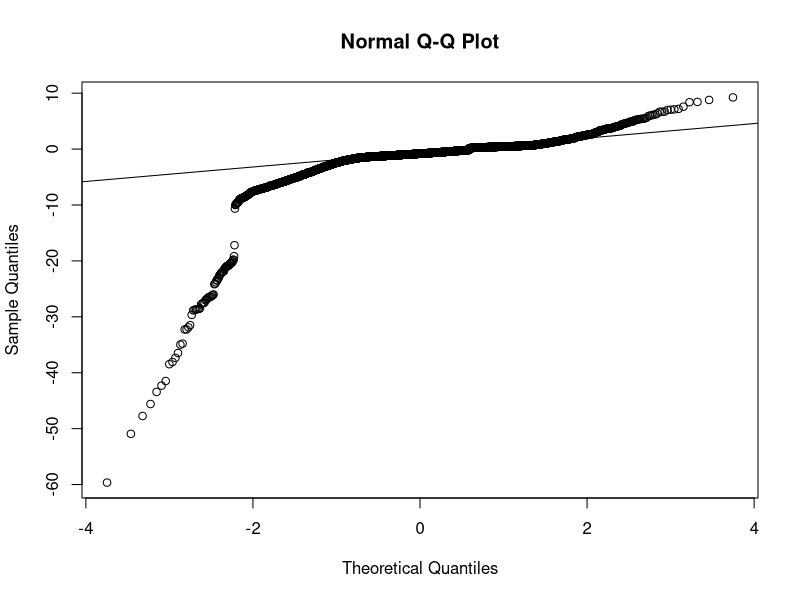
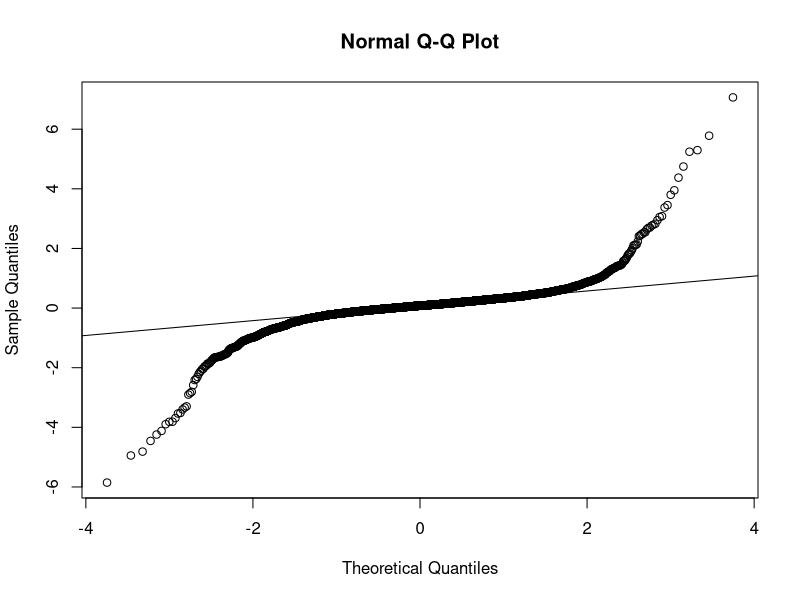
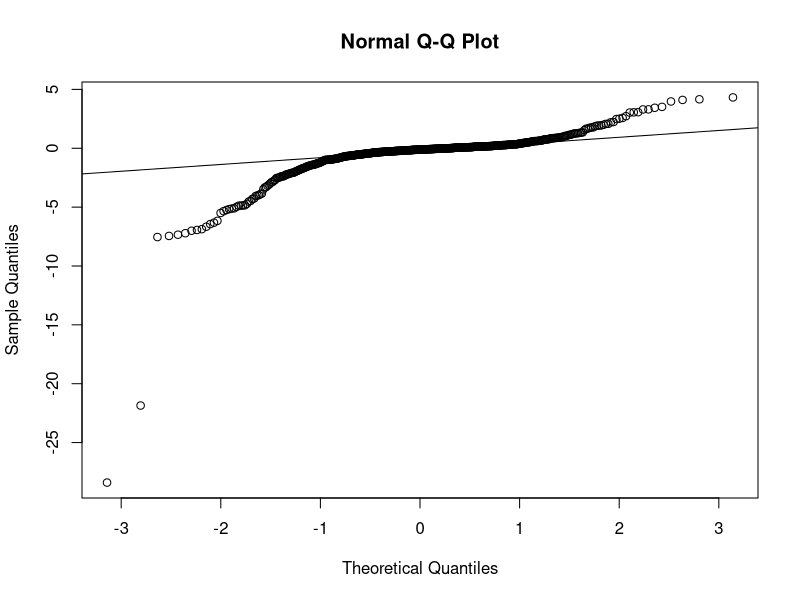
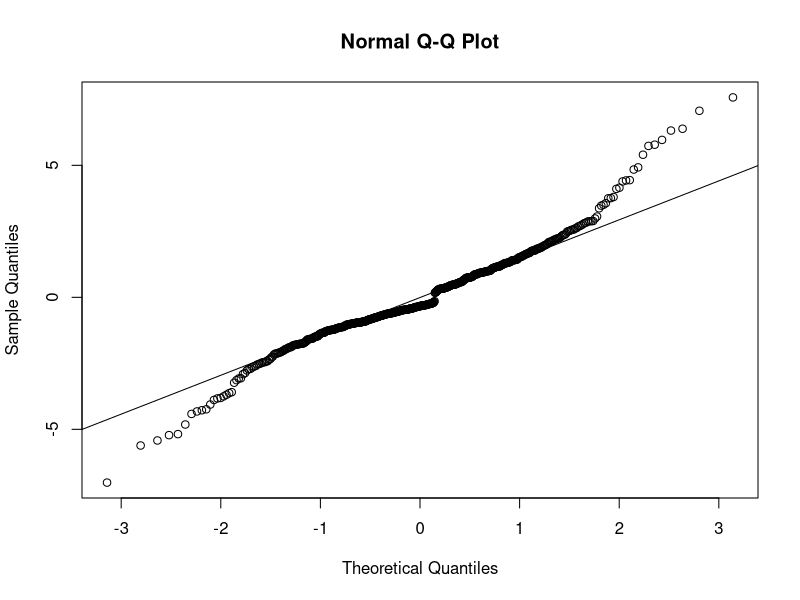
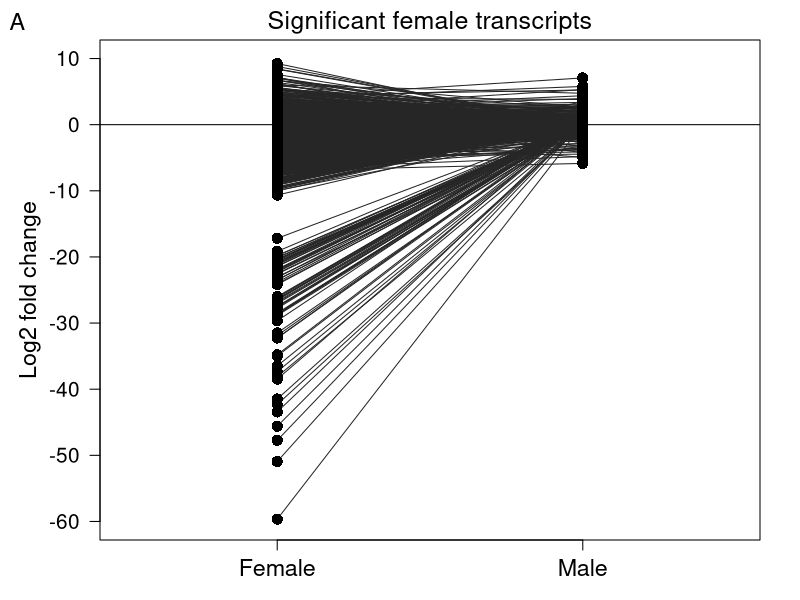
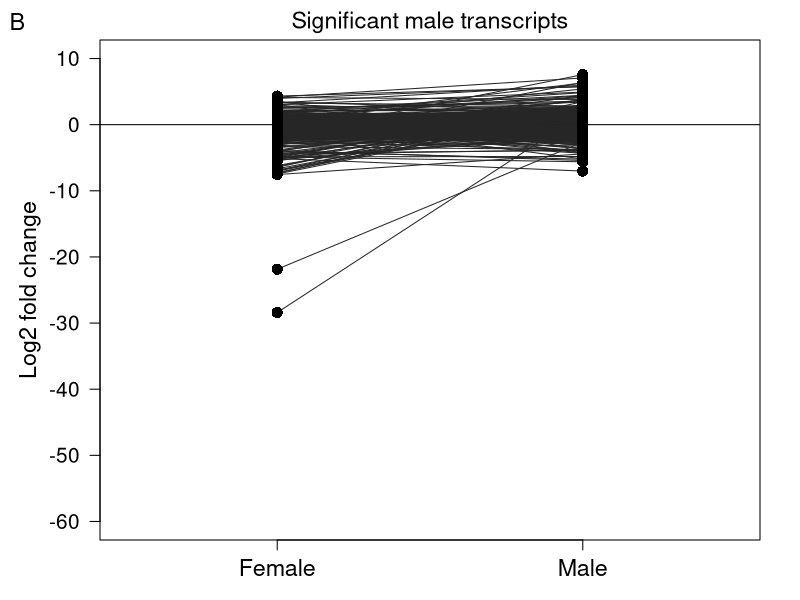
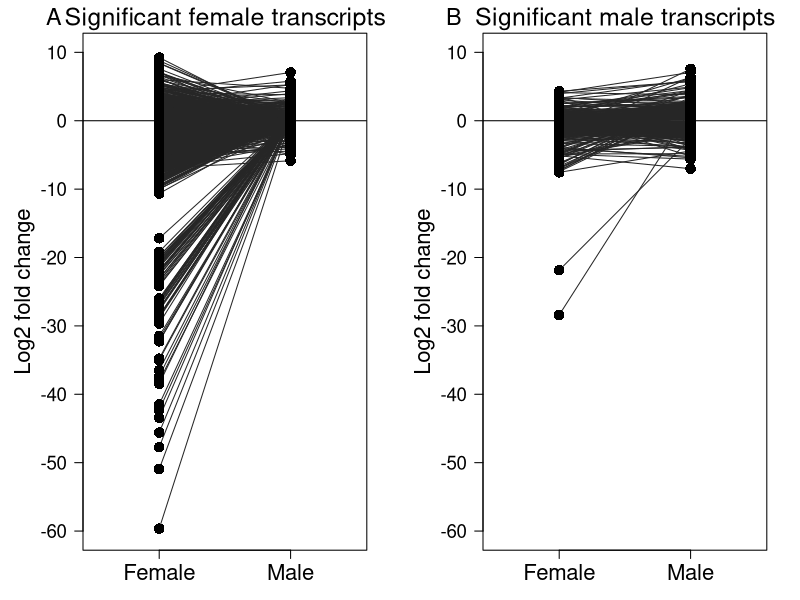

Write the R code that produced these figures, in order.
################################################################################################
########################### DIFFERENCES IN LOG2FOLD BETWEEN THE SEXES ##########################
################################################################################################


# Set working directory
setwd("~/Library/CloudStorage/Box-Box/Work/Experiments/Drosophila/FLX/5.FLXchromosomeSwap/R/ExpressionData/Both/LogFold")

# Read in files with data
FLXswapL2F.data <- read.table(file = "FLXswapL2Fres.csv", h = T, sep = ",", stringsAsFactors = T)
FLXswapL2Fabs.data <- read.table(file = "FLXswapL2Fabsres.csv", h = T, sep = ",", stringsAsFactors = T)
Fsig.data <- read.table(file = "AllsigFemaleres.csv", h = T, sep = ",", stringsAsFactors = T)
Msig.data <- read.table(file = "AllsigMaleres.csv", h = T, sep = ",", stringsAsFactors = T)


##########################################  STATISTIC  #########################################


##### MAX LOG2FOLD IN FEMALES #####

# First subset the data to match the female significant data set
SigFl2f <- subset(FLXswapL2F.data, FLXswapL2F.data$gene.id %in% Fsig.data$V1)

# Next subset the data to find the max in only female and male values 
SigFl2fmaxf <- SigFl2f[,c(2:7)]
SigFl2fmaxm <- SigFl2f[,c(8:13)]

# Find the max value for each gene among the female contrasts
maxcolumnF <- colnames(SigFl2fmaxf)[max.col(abs(SigFl2fmaxf))]

# Next make a new data set
maxvaluesF <- data.frame(colName = maxcolumnF)
maxvaluesF$gene.id <- SigFl2f$gene.id
maxvaluesF$valueF <- character(5573)
for(i in 1:5573) { maxvaluesF$valueF[i] <- SigFl2fmaxf[i, names(SigFl2fmaxf[i,]) %in% maxvaluesF$colName[i] ] }
maxvaluesF$valueF <- as.numeric(maxvaluesF$valueF)
# Change female to male in the names so they can match with the male data
maxvaluesF$colName <- gsub("f", "m", maxvaluesF$colName)
# Now add the male
maxvaluesF$valueM <- character(5573)
for(i in 1:5573) { maxvaluesF$valueM[i] <- as.numeric(SigFl2fmaxm[i, names(SigFl2fmaxm[i,]) %in% maxvaluesF$colName[i] ]) }
maxvaluesF$valueM <- as.numeric(maxvaluesF$valueM)

# Next test for normality
# Female
qqnorm(maxvaluesF$valueF)
qqline(maxvaluesF$valueF)
# No

# Male
qqnorm(maxvaluesF$valueM)
qqline(maxvaluesF$valueM)
# No


# Because the data is not normally distributed, I'll use spearman for the method
# Do a correlation test between the number of transcripts between groups in females and males
cor.test(maxvaluesF$valueF, maxvaluesF$valueM, method = "spearman")
# P < 2.2e-16

# Is the correlation negative or positive?
cor.test(maxvaluesF$valueF, maxvaluesF$valueM, method = "spearman", alternative = "less")
# Yes, negative, P < 2.2e-16

# We also do a Wilcoxon rank sum test
wilcox.test(abs(maxvaluesF$valueF), abs(maxvaluesF$valueM))
# P < 2.2e-16

median(abs(maxvaluesF$valueF))
median(abs(maxvaluesF$valueM))


##### MAX LOG2FOLD IN MALES #####

# First subset the data to match the female significant data set
SigMl2f <- subset(FLXswapL2F.data, FLXswapL2F.data$gene.id %in% Msig.data$V1)

# Next subset the data to find the max in only male and female values 
SigMl2fmaxm <- SigMl2f[,c(8:13)]
SigMl2fmaxf <- SigMl2f[,c(2:7)]

# Find the max value for each gene among the male contrasts
maxcolumnM <- colnames(SigMl2fmaxm )[max.col(abs(SigMl2fmaxm ))]

# Next make a new data set
maxvaluesM <- data.frame(colName = maxcolumnM)
maxvaluesM$gene.id <- SigMl2f$gene.id
maxvaluesM$valueM <- character(596)
for(i in 1:596) { maxvaluesM$valueM[i] <- SigMl2fmaxm[i, names(SigMl2fmaxm[i,]) %in% maxvaluesM$colName[i] ] }
maxvaluesM$valueM <- as.numeric(maxvaluesM$valueM)

# Change male to female in the names so they can match with the female data
maxvaluesM$colName <- gsub("m", "f", maxvaluesM$colName)

# Now add the male
maxvaluesM$valueF <- character(596)
for(i in 1:596) { maxvaluesM$valueF[i] <- as.numeric(SigMl2fmaxf[i, names(SigMl2fmaxf[i,]) %in% maxvaluesM$colName[i] ]) }
maxvaluesM$valueF <- as.numeric(maxvaluesM$valueF)


# Next test for normality
# Female
shapiro.test(maxvaluesM$valueF)
# P < 2.2e-16
qqnorm(maxvaluesM$valueF)
qqline(maxvaluesM$valueF)
# No

# Male
shapiro.test(maxvaluesM$valueM)
# P = 7.329e-11
qqnorm(maxvaluesM$valueM)
qqline(maxvaluesM$valueM)
# No

# Because the data is not normally distributed, I'll use spearman for the method
# Do a correlation test between the number of transcripts between groups in females and males
cor.test(maxvaluesM$valueF, maxvaluesM$valueM, method = "spearman")
# P < 2.2e-16

# Is the correlation negative or positive?
cor.test(maxvaluesM$valueF, maxvaluesM$valueM, method = "spearman", alternative = "greater")
# Yes, positive, P < 2.2e-16


# We also do a Wilcoxon rank sum test
wilcox.test(abs(maxvaluesM$valueF), abs(maxvaluesM$valueM))
# P < 2.2e-16

median(abs(maxvaluesM$valueF))
median(abs(maxvaluesM$valueM))



#########################################  PLOT DATA  #########################################


##### PLOT FEMALE DATA #####

# Add an extra column for plotting
maxvaluesF$fx <- as.factor(rep("A", 5573))
maxvaluesF$mx <- as.factor(rep("B", 5573))

# The plot
pdf("L2FchangeF.pdf", family = "serif", width = 7, height = 7)

par(mar = c(3, 5, 2, 2))
plot(NULL, xlim = c(0.5, 2.5), xlab = "", xaxt = "n", ylim = c(-60, 10), ylab = "Log2 fold change", cex.axis = 1.25, cex.lab = 1.4, las = 1,
     main = "Significant female transcripts", cex.main = 1.5, font.main = 1)
# Add points
abline(h=0)
segments(1, maxvaluesF$valueF, 2, maxvaluesF$valueM, cex = 1.3, col = "gray15")
stripchart(maxvaluesF$valueF ~ maxvaluesF$fx, add = T, vertical = T, pch = 16, cex = 1.5, col = "black", at = 1)
stripchart(maxvaluesF$valueM ~ maxvaluesF$mx, add = T, vertical = T, pch = 16, cex = 1.5, col = "black", at = 2)
axis(1, at = c(1:2), cex.axis = 1.4, labels = c("Female", "Male"))
mtext("A", side = 3, line = 0.3, at = 0.15, cex = 1.4)

dev.off()



##### PLOT MALE DATA #####

# Add an extra column for plotting
maxvaluesM$fx <- as.factor(rep("A", 596))
maxvaluesM$mx <- as.factor(rep("B", 596))

# The plot
pdf("L2FchangeM.pdf", family = "serif", width = 7, height = 7)

par(mar = c(3, 5, 2, 2))
plot(NULL, xlim = c(0.5, 2.5), xlab = "", xaxt = "n", ylim = c(-60, 10), ylab = "Log2 fold change", cex.axis = 1.25, cex.lab = 1.4, las = 1, 
     main = "Significant male transcripts", cex.main = 1.4, font.main = 1)
# Add points and lines
abline(h=0)
segments(1, maxvaluesM$valueF, 2, maxvaluesM$valueM, cex = 1.3, col = "gray15")
stripchart(maxvaluesM$valueF ~ maxvaluesM$fx, add = T, vertical = T, pch = 16, cex = 1.5, col = "black", at = 1)
stripchart(maxvaluesM$valueM ~ maxvaluesM$mx, add = T, vertical = T, pch = 16, cex = 1.5, col = "black", at = 2)
axis(1, at = c(1:2), cex.axis = 1.4, labels = c("Female", "Male"))
mtext("B", side = 3, line = 0.3, at = 0.15, cex = 1.4)

dev.off()


##### COMBINED PLOT #####

# The plot
pdf("L2FchangeBoth.pdf", family = "serif", width = 14, height = 7)

layout(matrix(c(1, 2), 2, 2, byrow = TRUE))
par(mar = c(3, 5, 2, 2))
# First plot, females
plot(NULL, xlim = c(0.5, 2.5), xlab = "", xaxt = "n", ylim = c(-60, 10), ylab = "Log2 fold change", cex.axis = 1.35, cex.lab = 1.6, las = 1,
     main = "Significant female transcripts", cex.main = 1.8, font.main = 1)
# Add points
abline(h=0)
segments(1, maxvaluesF$valueF, 2, maxvaluesF$valueM, cex = 1.3, col = "gray15")
stripchart(maxvaluesF$valueF ~ maxvaluesF$fx, add = T, vertical = T, pch = 16, cex = 1.7, col = "black", at = 1)
stripchart(maxvaluesF$valueM ~ maxvaluesF$mx, add = T, vertical = T, pch = 16, cex = 1.7, col = "black", at = 2)
axis(1, at = c(1:2), cex.axis = 1.6, labels = c("Female", "Male"))
mtext("A", side = 3, line = 0.3, at = 0.2, cex = 1.4)
# Second plot, males
plot(NULL, xlim = c(0.5, 2.5), xlab = "", xaxt = "n", ylim = c(-60, 10), ylab = "Log2 fold change", cex.axis = 1.35, cex.lab = 1.6, las = 1, 
     main = "Significant male transcripts", cex.main = 1.8, font.main = 1)
# Add points and lines
abline(h=0)
segments(1, maxvaluesM$valueF, 2, maxvaluesM$valueM, cex = 1.3, col = "gray15")
stripchart(maxvaluesM$valueF ~ maxvaluesM$fx, add = T, vertical = T, pch = 16, cex = 1.7, col = "black", at = 1)
stripchart(maxvaluesM$valueM ~ maxvaluesM$mx, add = T, vertical = T, pch = 16, cex = 1.7, col = "black", at = 2)
axis(1, at = c(1:2), cex.axis = 1.6, labels = c("Female", "Male"))
mtext("B", side = 3, line = 0.3, at = 0.2, cex = 1.4)

dev.off()
